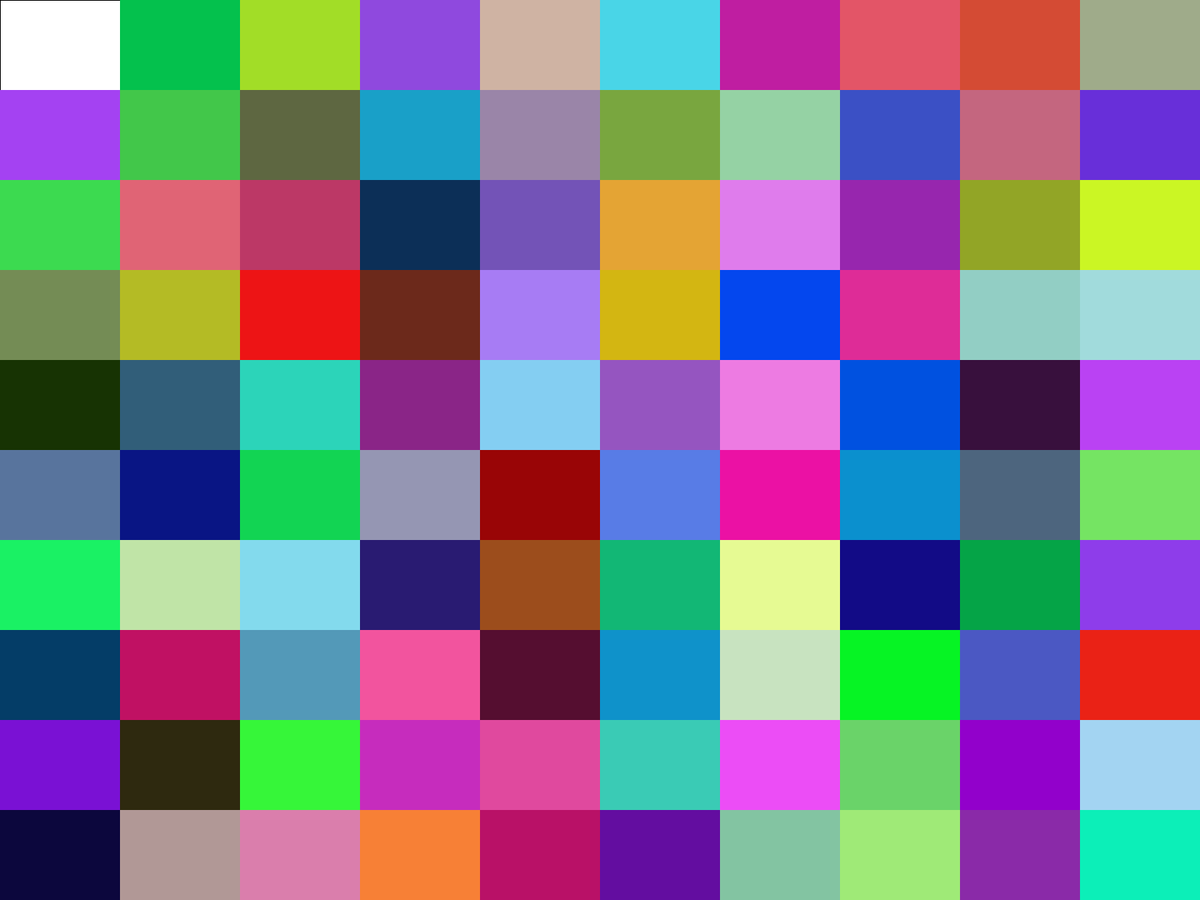
Frame 1 (no input)
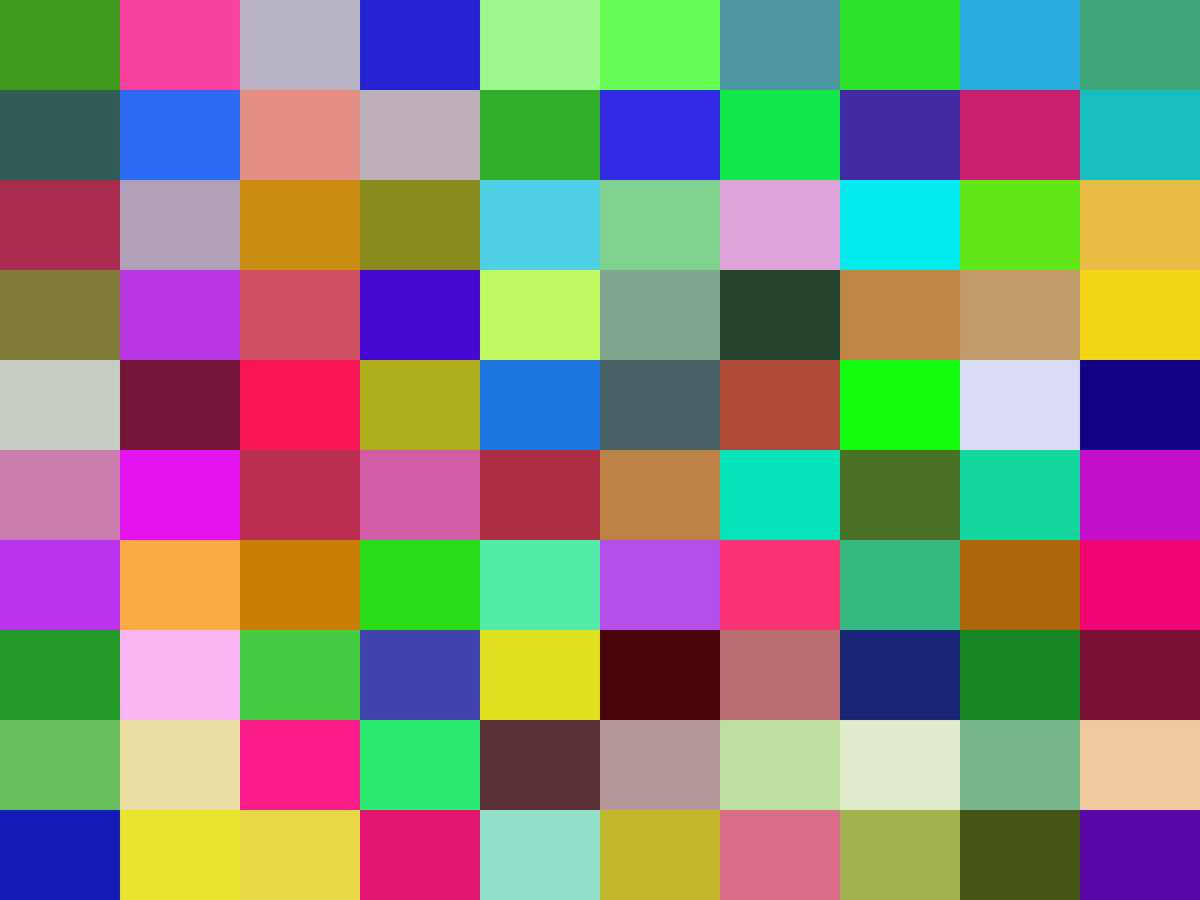
Frame 60 (the mouse pressed at the canvas centre just before this capture)
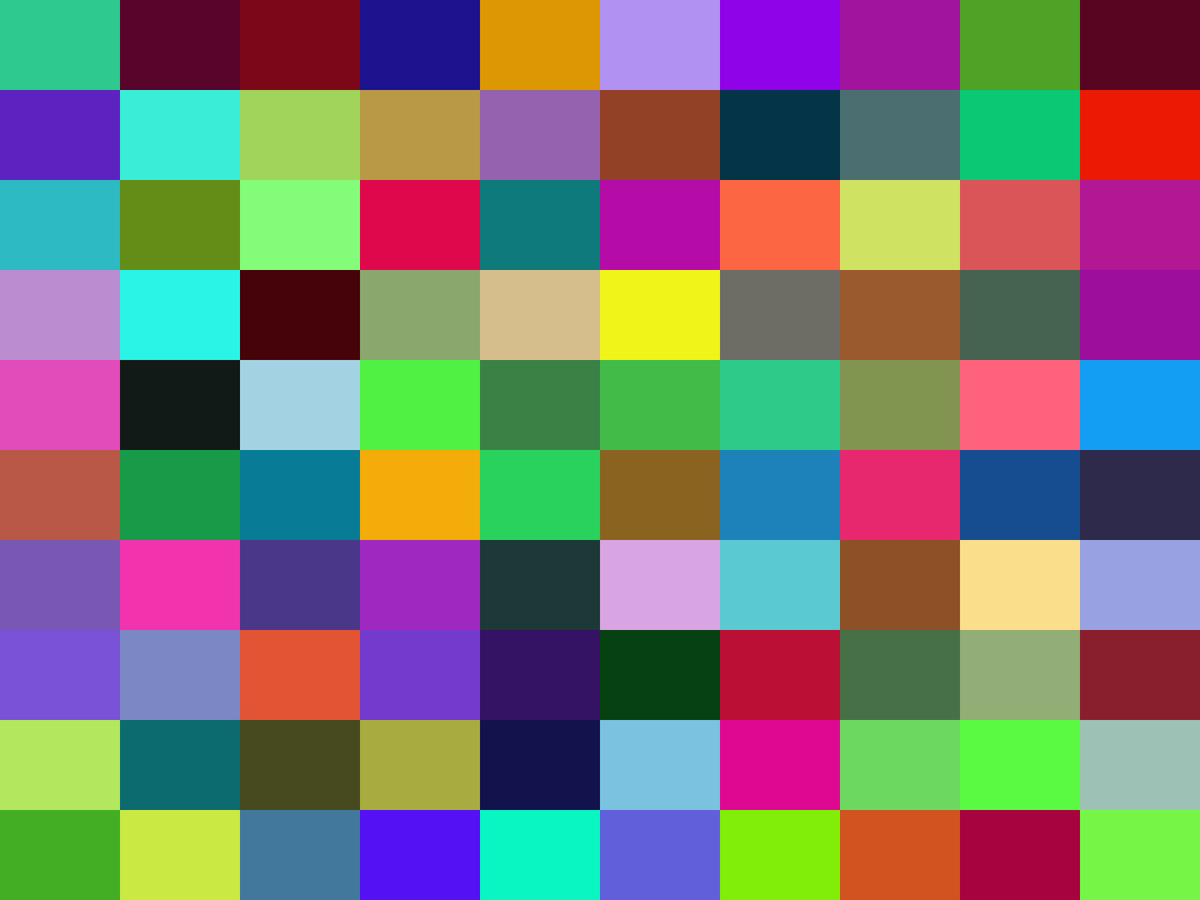
Frame 120 (the mouse held since frame 60 and released just before this capture)

The Processing sketch that drew these frames (run headless with seeded random() and noise(); from frame 60 on, the mouse is pressed at the canvas centre):

// Processing sketch: sketch_6__Cuadricula_colores_
// ── sketch_6__Cuadricula_colores_.pde
int cant = 10;

void setup() {
  size(1920, 1080);
  fullScreen();
}

void cuadricula() {
  float sepX = width / cant;
  float sepY = height / cant;
  //colorMode(RGB, 400);
  for (int i=0; i<cant; i++) {
    for (int j=0; j<cant; j++) {
      float x0 = i * sepX;
      float y0 = j * sepY;
      rect(x0, y0, width, height);
      noStroke();
      fill(random(255), random(255), random(255));
      /*float r = random(255);
      fill(r*20, r*20, r*10);*/
    }
  }
}

void draw() {
  cuadricula();
}
